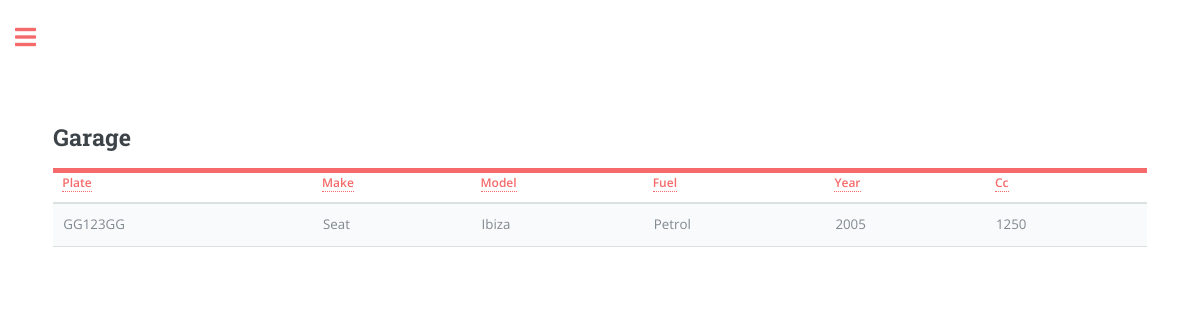
The page /garage_view (signed in) on the database as committed earlier.
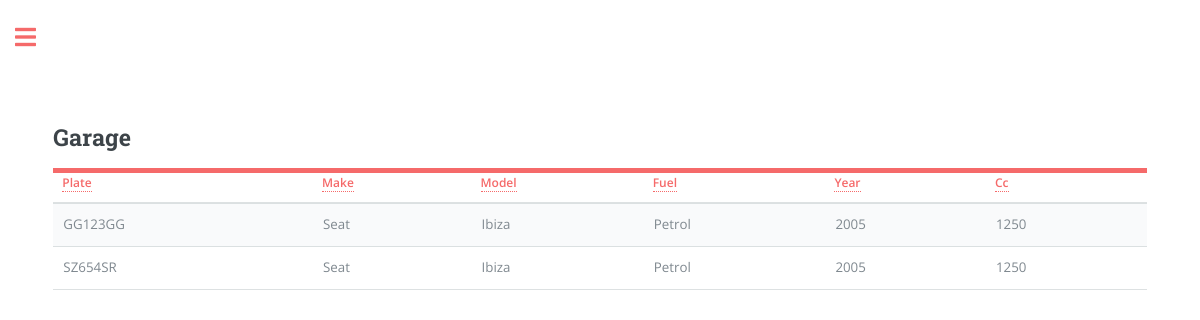
The same page on the database as committed later.
### app/models.py (models this page shows, shortened)
class Car(db.Model):
   plate = db.Column(db.String(8), primary_key=True, index=True)
   make = db.Column(db.String(15), index=True)
   model = db.Column(db.String(15), index=True)
   fuel = db.Column(db.String(8), index=True)
   year = db.Column(db.Integer, index=True)
   cc = db.Column(db.Integer, index=True)
   user_id = db.Column(db.Integer, db.ForeignKey('user.id'))
   __table_args__ = (
      UniqueConstraint('plate', 'user_id', name='unique_plate_user'),
  )

### app/routes.py (the view)
@app.route('/garage_view', methods=['GET', 'POST'])
@login_required
def garage_view():
    user_cars = current_user.garage.all()
    return render_template('garage_view.html', title='Garage', page="garage_view", user_cars=user_cars)

### app/models.py (called while the page is built)
@login.user_loader
def load_user(id):
    return User.query.get(int(id))

### app/templates/garage_view.html (shortened to what this page needs)
{% extends "index.html" %}
{% block content %}
<head>
</head>
<header id="header">
  <h2>Garage</h2>
</header>
<table class="table" id="carTable">
    <thead>
      <tr>
        <th scope="col"><a href="#" class="sort-link" data-sort="plate">Plate</a></th>
        <th scope="col"><a href="#" class="sort-link" data-sort="make">Make</a></th>
        <th scope="col"><a href="#" class="sort-link" data-sort="model">Model</a></th>
        <th scope="col"><a href="#" class="sort-link" data-sort="fuel">Fuel</a></th>
        <th scope="col"><a href="#" class="sort-link" data-sort="year">Year</a></th>
        <th scope="col"><a href="#" class="sort-link" data-sort="cc">Cc</a></th>
      </tr>
    </thead>
    <tbody>
      {% for car in user_cars %}
      <tr>
          <td data-sort="plate">{{ car.plate }}</td>
          <td data-sort="make">{{ car.make }}</td>
          <td data-sort="model">{{ car.model }}</td>
          <td data-sort="fuel">{{ car.fuel }}</td>
          <td data-sort="year">{{ car.year }}</td>
          <td data-sort="cc">{{ car.cc }}</td>
      </tr>
      {% endfor %}
  </tbody>
</table>
{% endblock %}

### app/templates/index.html (shortened to what this page needs)
<!DOCTYPE HTML>
<html>
	<head>
		<link rel="stylesheet" href="{{url_for('static', filename='css/main.css')}}"/>
	</head>
	<body class="is-preload">
			<div id="wrapper">
					<div id="main">
						<div class="inner">
								<section id="banner">
									<div class="content">
										{% block content %} {% endblock %}
								</section>
						</div>
					</div>
			</div>
	</body>
</html>

### app/static/css/main.css (style rules this page uses)
html, body, div, span, applet, object, iframe, h1, h2, h3, h4, h5, h6, p, blockquote, pre, a, abbr, acronym, address, big, cite, code, del, dfn, em, img, ins, kbd, q, s, samp, small, strike, strong, sub, sup, tt, var, b, u, i, center, dl, dt, dd, ol, ul, li, fieldset, form, label, legend, table, caption, tbody, tfoot, thead, tr, th, td, article, aside, canvas, details, embed, figure, figcaption, footer, header, hgroup, menu, nav, output, ruby, section, summary, time, mark, audio, video { margin: 0; padding: 0; border: 0; font-size: 100%; font: inherit; vertical-align: baseline; }
article, aside, details, figcaption, figure, footer, header, hgroup, menu, nav, section { display: block; }
body { line-height: 1; }
table { border-collapse: collapse; border-spacing: 0; }
body { -webkit-text-size-adjust: none; }
body { -ms-overflow-style: scrollbar; }
html { box-sizing: border-box; }
*, *:before, *:after { box-sizing: inherit; }
body { background: #ffffff; }
body, input, select, textarea { color: #7f888f; font-family: "Open Sans", sans-serif; font-size: 13pt; font-weight: 400; line-height: 1.65; }
@media screen and (max-width: 1680px) { body, input, select, textarea { font-size: 11pt; } }
@media screen and (max-width: 1280px) { body, input, select, textarea { font-size: 10pt; } }
a { -moz-transition: color 0.2s ease-in-out, border-bottom-color 0.2s ease-in-out; -webkit-transition: color 0.2s ease-in-out, border-bottom-color 0.2s ease-in-out; -ms-transition: color 0.2s ease-in-out, border-bottom-color 0.2s ease-in-out; transition: color 0.2s ease-in-out, border-bottom-color 0.2s ease-in-out; border-bottom: dotted 1px; color: #f56a6a; text-decoration: none; }
h1, h2, h3, h4, h5, h6 { color: #3d4449; font-family: "Roboto Slab", serif; font-weight: 700; line-height: 1.5; margin: 0 0 1em 0; }
h2 { font-size: 1.75em; }
table { margin: 0 0 2em 0; width: 100%; }
table tbody tr { border: solid 1px rgba(210, 215, 217, 0.75); border-left: 0; border-right: 0; }
table tbody tr:nth-child(2n + 1) { background-color: rgba(230, 235, 237, 0.25); }
table td { padding: 0.75em 0.75em; }
table th { color: #3d4449; font-size: 0.9em; font-weight: 600; padding: 0 0.75em 0.75em 0.75em; text-align: left; }
table thead { border-bottom: solid 2px rgba(210, 215, 217, 0.75); }
#wrapper { display: -moz-flex; display: -webkit-flex; display: -ms-flex; display: flex; -moz-flex-direction: row-reverse; -webkit-flex-direction: row-reverse; -ms-flex-direction: row-reverse; flex-direction: row-reverse; min-height: 100vh; }
#main { -moz-flex-grow: 1; -webkit-flex-grow: 1; -ms-flex-grow: 1; flex-grow: 1; -moz-flex-shrink: 1; -webkit-flex-shrink: 1; -ms-flex-shrink: 1; flex-shrink: 1; width: 100%; }
#main > .inner { padding: 0 6em 0.1em 6em ; margin: 0 auto; max-width: 110em; }
#main > .inner > section { padding: 6em 0 4em 0 ; border-top: solid 2px rgba(210, 215, 217, 0.75); }
#main > .inner > section:first-of-type { border-top: 0 !important; }
@media screen and (max-width: 1680px) { #main > .inner { padding: 0 5em 0.1em 5em ; } }
@media screen and (max-width: 1680px) { #main > .inner > section { padding: 5em 0 3em 0 ; } }
@media screen and (max-width: 1280px) { #main > .inner { padding: 0 4em 0.1em 4em ; } }
@media screen and (max-width: 1280px) { #main > .inner > section { padding: 4em 0 2em 0 ; } }
#header { display: -moz-flex; display: -webkit-flex; display: -ms-flex; display: flex; border-bottom: solid 5px #f56a6a; padding: 6em 0 1em 0; position: relative; }
#header > * { -moz-flex: 1; -webkit-flex: 1; -ms-flex: 1; flex: 1; margin-bottom: 0; }
@media screen and (max-width: 1680px) { #header { padding-top: 5em; } }
#banner { padding: 6em 0 4em 0 ; display: -moz-flex; display: -webkit-flex; display: -ms-flex; display: flex; }
#banner .content { -moz-flex-grow: 1; -webkit-flex-grow: 1; -ms-flex-grow: 1; flex-grow: 1; -moz-flex-shrink: 1; -webkit-flex-shrink: 1; -ms-flex-shrink: 1; flex-shrink: 1; width: 50%; }

Rows that differ between the two databases and show on the page:
added Car: plate "SZ654SR", make "Seat", model "Ibiza", fuel "Petrol", year "2005", cc "1250"
